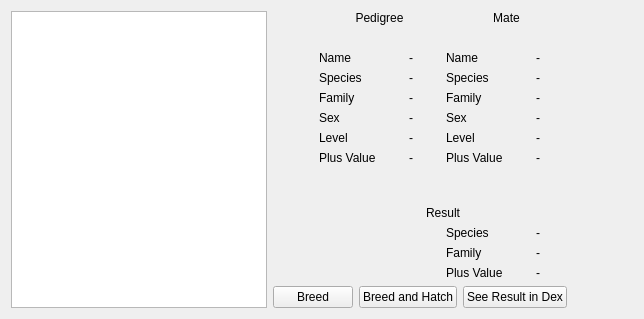
      <widget class="QWidget" name="breed">
       <attribute name="title">
        <string>Breed</string>
       </attribute>
       <layout class="QGridLayout" name="gridLayout_6">
        <item row="0" column="0" rowspan="2">
         <widget class="QListWidget" name="match_list"/>
        </item>
        <item row="0" column="1">
         <spacer name="horizontalSpacer_5">
          <property name="orientation">
           <enum>Qt::Horizontal</enum>
          </property>
          <property name="sizeType">
           <enum>QSizePolicy::Fixed</enum>
          </property>
          <property name="sizeHint" stdset="0">
           <size>
            <width>40</width>
            <height>20</height>
           </size>
          </property>
         </spacer>
        </item>
        <item row="0" column="2" colspan="3">
         <layout class="QVBoxLayout" name="verticalLayout_4">
          <item>
           <layout class="QGridLayout" name="gridLayout_4">
            <item row="0" column="0">
             <widget class="QLabel" name="pedigree_label">
              <property name="sizePolicy">
               <sizepolicy hsizetype="Preferred" vsizetype="Fixed">
                <horstretch>0</horstretch>
                <verstretch>0</verstretch>
               </sizepolicy>
              </property>
              <property name="text">
               <string>Pedigree</string>
              </property>
              <property name="alignment">
               <set>Qt::AlignCenter</set>
              </property>
             </widget>
            </item>
            <item row="0" column="1">
             <widget class="QLabel" name="mate_label">
              <property name="sizePolicy">
               <sizepolicy hsizetype="Preferred" vsizetype="Fixed">
                <horstretch>0</horstretch>
                <verstretch>0</verstretch>
               </sizepolicy>
              </property>
              <property name="text">
               <string>Mate</string>
              </property>
              <property name="alignment">
               <set>Qt::AlignCenter</set>
              </property>
             </widget>
            </item>
            <item row="1" column="0">
             <layout class="QVBoxLayout" name="verticalLayout">
              <item>
               <widget class="QLabel" name="pedigree_sprite">
                <property name="sizePolicy">
                 <sizepolicy hsizetype="Preferred" vsizetype="Preferred">
                  <horstretch>0</horstretch>
                  <verstretch>0</verstretch>
                 </sizepolicy>
                </property>
                <property name="text">
                 <string/>
                </property>
                <property name="alignment">
                 <set>Qt::AlignCenter</set>
                </property>
               </widget>
              </item>
              <item>
               <layout class="QFormLayout" name="formLayout">
                <item row="0" column="0">
                 <widget class="QLabel" name="pedigree_name_label">
                  <property name="text">
                   <string>Name</string>
                  </property>
                 </widget>
                </item>
                <item row="0" column="1">
                 <widget class="QLabel" name="pedigree_name">
                  <property name="text">
                   <string>-</string>
                  </property>
                  <property name="alignment">
                   <set>Qt::AlignCenter</set>
                  </property>
                 </widget>
                </item>
                <item row="1" column="0">
                 <widget class="QLabel" name="pedigree_species_label">
                  <property name="text">
                   <string>Species</string>
                  </property>
                 </widget>
                </item>
                <item row="1" column="1">
                 <widget class="QLabel" name="pedigree_species">
                  <property name="text">
                   <string>-</string>
                  </property>
                  <property name="alignment">
                   <set>Qt::AlignCenter</set>
                  </property>
                 </widget>
                </item>
                <item row="2" column="0">
                 <widget class="QLabel" name="pedigree_family_label">
                  <property name="text">
                   <string>Family</string>
                  </property>
                 </widget>
                </item>
                <item row="2" column="1">
                 <widget class="QLabel" name="pedigree_family">
                  <property name="text">
                   <string>-</string>
                  </property>
                  <property name="alignment">
                   <set>Qt::AlignCenter</set>
                  </property>
                 </widget>
                </item>
                <item row="3" column="0">
                 <widget class="QLabel" name="pedigree_sex_label">
                  <property name="text">
                   <string>Sex</string>
                  </property>
                 </widget>
                </item>
                <item row="3" column="1">
                 <widget class="QLabel" name="pedigree_sex">
                  <property name="text">
                   <string>-</string>
                  </property>
                  <property name="alignment">
                   <set>Qt::AlignCenter</set>
                  </property>
                 </widget>
                </item>
                <item row="4" column="0">
                 <widget class="QLabel" name="pedigree_level_label">
                  <property name="text">
                   <string>Level</string>
                  </property>
                 </widget>
                </item>
                <item row="4" column="1">
                 <widget class="QLabel" name="pedigree_level">
                  <property name="frameShape">
                   <enum>QFrame::NoFrame</enum>
                  </property>
                  <property name="frameShadow">
                   <enum>QFrame::Plain</enum>
                  </property>
                  <property name="text">
                   <string>-</string>
                  </property>
                  <property name="alignment">
                   <set>Qt::AlignCenter</set>
                  </property>
                 </widget>
                </item>
                <item row="5" column="0">
                 <widget class="QLabel" name="pedigree_plus_label">
                  <property name="text">
                   <string>Plus Value</string>
                  </property>
                 </widget>
                </item>
                <item row="5" column="1">
                 <widget class="QLabel" name="pedigree_plus">
                  <property name="text">
                   <string>-</string>
                  </property>
                  <property name="alignment">
                   <set>Qt::AlignCenter</set>
                  </property>
                 </widget>
                </item>
               </layout>
              </item>
             </layout>
            </item>
            <item row="1" column="1">
             <layout class="QVBoxLayout" name="verticalLayout_2">
              <item>
               <widget class="QLabel" name="mate_sprite">
                <property name="sizePolicy">
                 <sizepolicy hsizetype="Preferred" vsizetype="Preferred">
                  <horstretch>0</horstretch>
                  <verstretch>0</verstretch>
                 </sizepolicy>
                </property>
                <property name="text">
                 <string/>
                </property>
                <property name="alignment">
                 <set>Qt::AlignCenter</set>
                </property>
               </widget>
              </item>
              <item>
               <layout class="QFormLayout" name="formLayout_2">
                <item row="0" column="0">
                 <widget class="QLabel" name="mate_name_label">
                  <property name="text">
                   <string>Name</string>
                  </property>
                 </widget>
                </item>
                <item row="0" column="1">
                 <widget class="QLabel" name="mate_name">
                  <property name="text">
                   <string>-</string>
                  </property>
                  <property name="alignment">
                   <set>Qt::AlignCenter</set>
                  </property>
                 </widget>
                </item>
                <item row="1" column="0">
                 <widget class="QLabel" name="mate_species_label">
                  <property name="text">
                   <string>Species</string>
                  </property>
                 </widget>
                </item>
                <item row="1" column="1">
                 <widget class="QLabel" name="mate_species">
                  <property name="text">
                   <string>-</string>
                  </property>
                  <property name="alignment">
                   <set>Qt::AlignCenter</set>
                  </property>
                 </widget>
                </item>
                <item row="2" column="0">
                 <widget class="QLabel" name="mate_family_label">
                  <property name="text">
                   <string>Family</string>
                  </property>
                 </widget>
                </item>
                <item row="2" column="1">
                 <widget class="QLabel" name="mate_family">
                  <property name="text">
                   <string>-</string>
                  </property>
                  <property name="alignment">
                   <set>Qt::AlignCenter</set>
                  </property>
                 </widget>
                </item>
                <item row="3" column="0">
                 <widget class="QLabel" name="mate_sex_label">
                  <property name="text">
                   <string>Sex</string>
                  </property>
                 </widget>
                </item>
                <item row="3" column="1">
                 <widget class="QLabel" name="mate_sex">
                  <property name="text">
                   <string>-</string>
                  </property>
                  <property name="alignment">
                   <set>Qt::AlignCenter</set>
                  </property>
                 </widget>
                </item>
                <item row="4" column="0">
                 <widget class="QLabel" name="mate_level_label">
                  <property name="text">
                   <string>Level</string>
                  </property>
                 </widget>
                </item>
                <item row="4" column="1">
                 <widget class="QLabel" name="mate_level">
                  <property name="frameShape">
                   <enum>QFrame::NoFrame</enum>
                  </property>
                  <property name="frameShadow">
                   <enum>QFrame::Plain</enum>
                  </property>
                  <property name="text">
                   <string>-</string>
                  </property>
                  <property name="alignment">
                   <set>Qt::AlignCenter</set>
                  </property>
                 </widget>
                </item>
                <item row="5" column="0">
                 <widget class="QLabel" name="mate_plus_value_label">
                  <property name="text">
                   <string>Plus Value</string>
                  </property>
                 </widget>
                </item>
                <item row="5" column="1">
                 <widget class="QLabel" name="mate_plus">
                  <property name="text">
                   <string>-</string>
                  </property>
                  <property name="alignment">
                   <set>Qt::AlignCenter</set>
                  </property>
                 </widget>
                </item>
               </layout>
              </item>
             </layout>
            </item>
           </layout>
          </item>
          <item>
           <layout class="QVBoxLayout" name="verticalLayout_3">
            <item>
             <spacer name="verticalSpacer_7">
              <property name="orientation">
               <enum>Qt::Vertical</enum>
              </property>
              <property name="sizeType">
               <enum>QSizePolicy::Fixed</enum>
              </property>
              <property name="sizeHint" stdset="0">
               <size>
                <width>20</width>
                <height>35</height>
               </size>
              </property>
             </spacer>
            </item>
            <item>
             <layout class="QGridLayout" name="gridLayout_5">
              <item row="0" column="0">
               <widget class="QLabel" name="result_label">
                <property name="sizePolicy">
                 <sizepolicy hsizetype="Preferred" vsizetype="Fixed">
                  <horstretch>0</horstretch>
                  <verstretch>0</verstretch>
                 </sizepolicy>
                </property>
                <property name="text">
                 <string>Result</string>
                </property>
                <property name="alignment">
                 <set>Qt::AlignCenter</set>
                </property>
               </widget>
              </item>
              <item row="1" column="0">
               <layout class="QHBoxLayout" name="horizontalLayout_2">
                <item>
                 <widget class="QLabel" name="result_sprite">
                  <property name="sizePolicy">
                   <sizepolicy hsizetype="Preferred" vsizetype="Preferred">
                    <horstretch>0</horstretch>
                    <verstretch>0</verstretch>
                   </sizepolicy>
                  </property>
                  <property name="text">
                   <string/>
                  </property>
                  <property name="alignment">
                   <set>Qt::AlignCenter</set>
                  </property>
                 </widget>
                </item>
                <item>
                 <layout class="QFormLayout" name="formLayout_3">
                  <property name="labelAlignment">
                   <set>Qt::AlignLeading|Qt::AlignLeft|Qt::AlignVCenter</set>
                  </property>
                  <property name="formAlignment">
                   <set>Qt::AlignCenter</set>
                  </property>
                  <item row="0" column="0">
                   <widget class="QLabel" name="result_species_label">
                    <property name="text">
                     <string>Species</string>
                    </property>
                   </widget>
                  </item>
                  <item row="0" column="1">
                   <widget class="QLabel" name="result_species">
                    <property name="text">
                     <string>-</string>
                    </property>
                    <property name="alignment">
                     <set>Qt::AlignCenter</set>
                    </property>
                   </widget>
                  </item>
                  <item row="1" column="0">
                   <widget class="QLabel" name="result_family_label">
                    <property name="text">
                     <string>Family</string>
                    </property>
                   </widget>
                  </item>
                  <item row="1" column="1">
                   <widget class="QLabel" name="result_family">
                    <property name="text">
                     <string>-</string>
                    </property>
                    <property name="alignment">
                     <set>Qt::AlignCenter</set>
                    </property>
                   </widget>
                  </item>
                  <item row="2" column="0">
                   <widget class="QLabel" name="result_plus_label">
                    <property name="text">
                     <string>Plus Value</string>
                    </property>
                   </widget>
                  </item>
                  <item row="2" column="1">
                   <widget class="QLabel" name="result_plus">
                    <property name="text">
                     <string>-</string>
                    </property>
                    <property name="alignment">
                     <set>Qt::AlignCenter</set>
                    </property>
                   </widget>
                  </item>
                 </layout>
                </item>
               </layout>
              </item>
             </layout>
            </item>
           </layout>
          </item>
         </layout>
        </item>
        <item row="1" column="1" colspan="2">
         <widget class="QPushButton" name="breed_button">
          <property name="sizePolicy">
           <sizepolicy hsizetype="Fixed" vsizetype="Fixed">
            <horstretch>0</horstretch>
            <verstretch>0</verstretch>
           </sizepolicy>
          </property>
          <property name="text">
           <string>Breed</string>
          </property>
         </widget>
        </item>
        <item row="1" column="3">
         <widget class="QPushButton" name="breed_and_hatch_button">
          <property name="sizePolicy">
           <sizepolicy hsizetype="Fixed" vsizetype="Fixed">
            <horstretch>0</horstretch>
            <verstretch>0</verstretch>
           </sizepolicy>
          </property>
          <property name="text">
           <string>Breed and Hatch</string>
          </property>
         </widget>
        </item>
        <item row="1" column="4">
         <widget class="QPushButton" name="see_result_in_dex_button">
          <property name="sizePolicy">
           <sizepolicy hsizetype="Fixed" vsizetype="Fixed">
            <horstretch>0</horstretch>
            <verstretch>0</verstretch>
           </sizepolicy>
          </property>
          <property name="text">
           <string>See Result in Dex</string>
          </property>
         </widget>
        </item>
        <item row="1" column="5">
         <spacer name="horizontalSpacer_4">
          <property name="orientation">
           <enum>Qt::Horizontal</enum>
          </property>
          <property name="sizeHint" stdset="0">
           <size>
            <width>66</width>
            <height>13</height>
           </size>
          </property>
         </spacer>
        </item>
       </layout>
      </widget>
